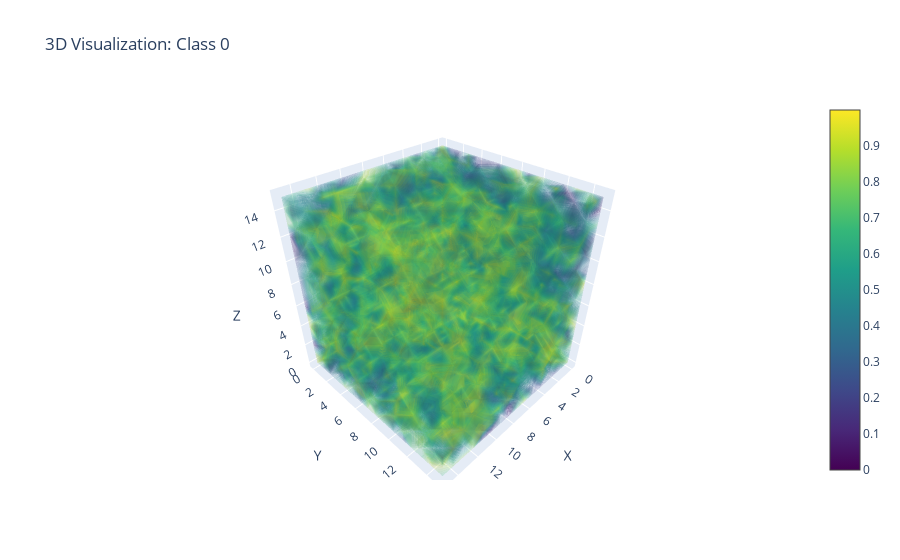
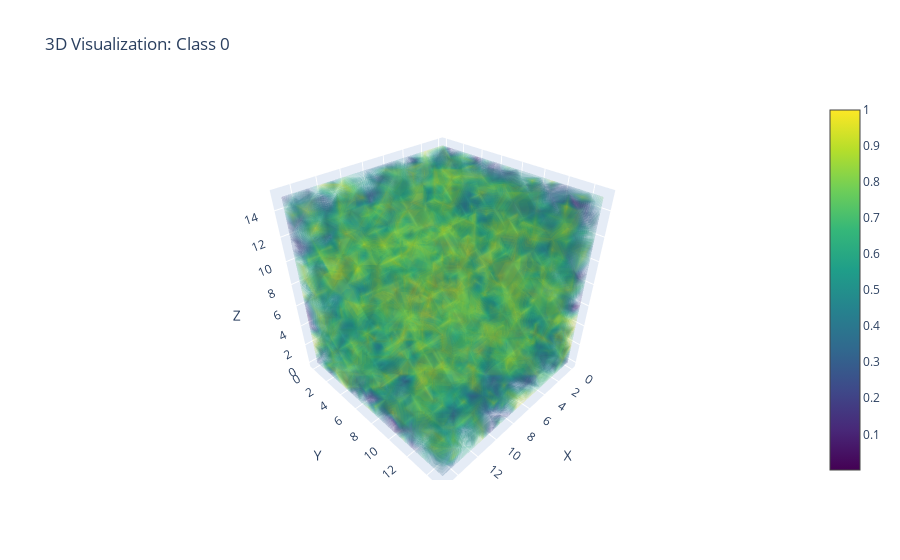
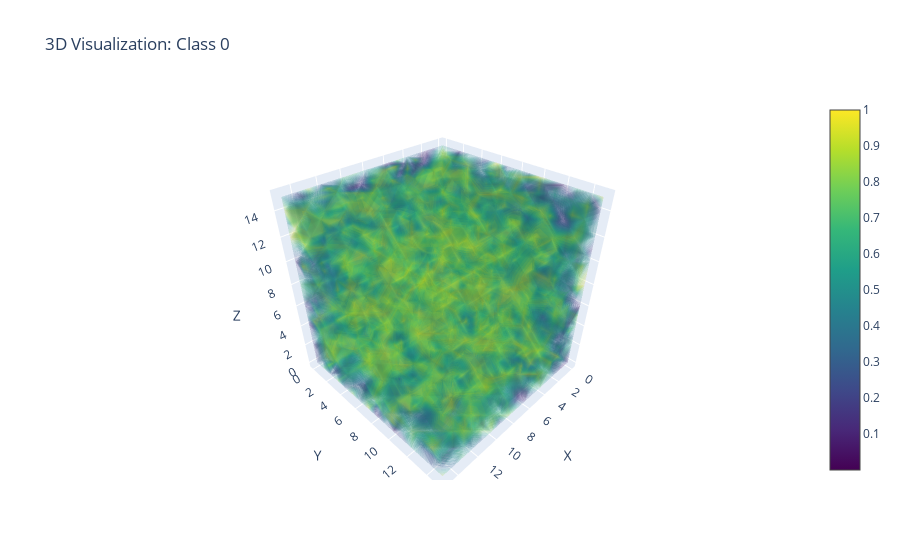

The notebook cell saved with these charts, in order:
### Code cell
# Display misclassified samples
misclassified_indices = [i for i, (true, pred) in enumerate(zip(true_labels, predictions)) if true != pred]
for idx in misclassified_indices[:3]:  # Show up to 3 misclassified samples
    volume = X_test[idx].numpy()
    true_label = y_test[idx].item()
    predicted_label = predictions[idx]
    visualize_3d(volume.squeeze(), true_label)
    print(f"True Label: {true_label}, Predicted Label: {predicted_label}")

### Figure 1 — Plotly figure (JSON) as saved in the notebook; plotly's stock layout.template omitted (floating-point values rounded to 4 significant figures; data arrays with more than 128 entries replaced by an {"elided": "..."} marker saying what was removed)
{"data": [{"colorscale": [[0, "#440154"], [0.1111, "#482878"], [0.2222, "#3e4989"], [0.3333, "#31688e"], [0.4444, "#26828e"], [0.5556, "#1f9e89"], [0.6667, "#35b779"], [0.7778, "#6ece58"], [0.8889, "#b5de2b"], [1, "#fde725"]], "opacity": 0.1, "surface": {"count": 20}, "type": "volume", "value": {"elided": "4096 float values"}, "x": {"elided": "4096 int values"}, "y": {"elided": "4096 int values"}, "z": {"elided": "4096 int values"}}], "layout": {"scene": {"xaxis": {"title": {"text": "X"}}, "yaxis": {"title": {"text": "Y"}}, "zaxis": {"title": {"text": "Z"}}}, "title": {"text": "3D Visualization: Class 0"}}}

### Figure 2 — Plotly figure (JSON) as saved in the notebook; plotly's stock layout.template omitted (floating-point values rounded to 4 significant figures; data arrays with more than 128 entries replaced by an {"elided": "..."} marker saying what was removed)
{"data": [{"colorscale": [[0, "#440154"], [0.1111, "#482878"], [0.2222, "#3e4989"], [0.3333, "#31688e"], [0.4444, "#26828e"], [0.5556, "#1f9e89"], [0.6667, "#35b779"], [0.7778, "#6ece58"], [0.8889, "#b5de2b"], [1, "#fde725"]], "opacity": 0.1, "surface": {"count": 20}, "type": "volume", "value": {"elided": "4096 float values"}, "x": {"elided": "4096 int values"}, "y": {"elided": "4096 int values"}, "z": {"elided": "4096 int values"}}], "layout": {"scene": {"xaxis": {"title": {"text": "X"}}, "yaxis": {"title": {"text": "Y"}}, "zaxis": {"title": {"text": "Z"}}}, "title": {"text": "3D Visualization: Class 0"}}}

### Figure 3 — Plotly figure (JSON) as saved in the notebook; plotly's stock layout.template omitted (floating-point values rounded to 4 significant figures; data arrays with more than 128 entries replaced by an {"elided": "..."} marker saying what was removed)
{"data": [{"colorscale": [[0, "#440154"], [0.1111, "#482878"], [0.2222, "#3e4989"], [0.3333, "#31688e"], [0.4444, "#26828e"], [0.5556, "#1f9e89"], [0.6667, "#35b779"], [0.7778, "#6ece58"], [0.8889, "#b5de2b"], [1, "#fde725"]], "opacity": 0.1, "surface": {"count": 20}, "type": "volume", "value": {"elided": "4096 float values"}, "x": {"elided": "4096 int values"}, "y": {"elided": "4096 int values"}, "z": {"elided": "4096 int values"}}], "layout": {"scene": {"xaxis": {"title": {"text": "X"}}, "yaxis": {"title": {"text": "Y"}}, "zaxis": {"title": {"text": "Z"}}}, "title": {"text": "3D Visualization: Class 0"}}}
